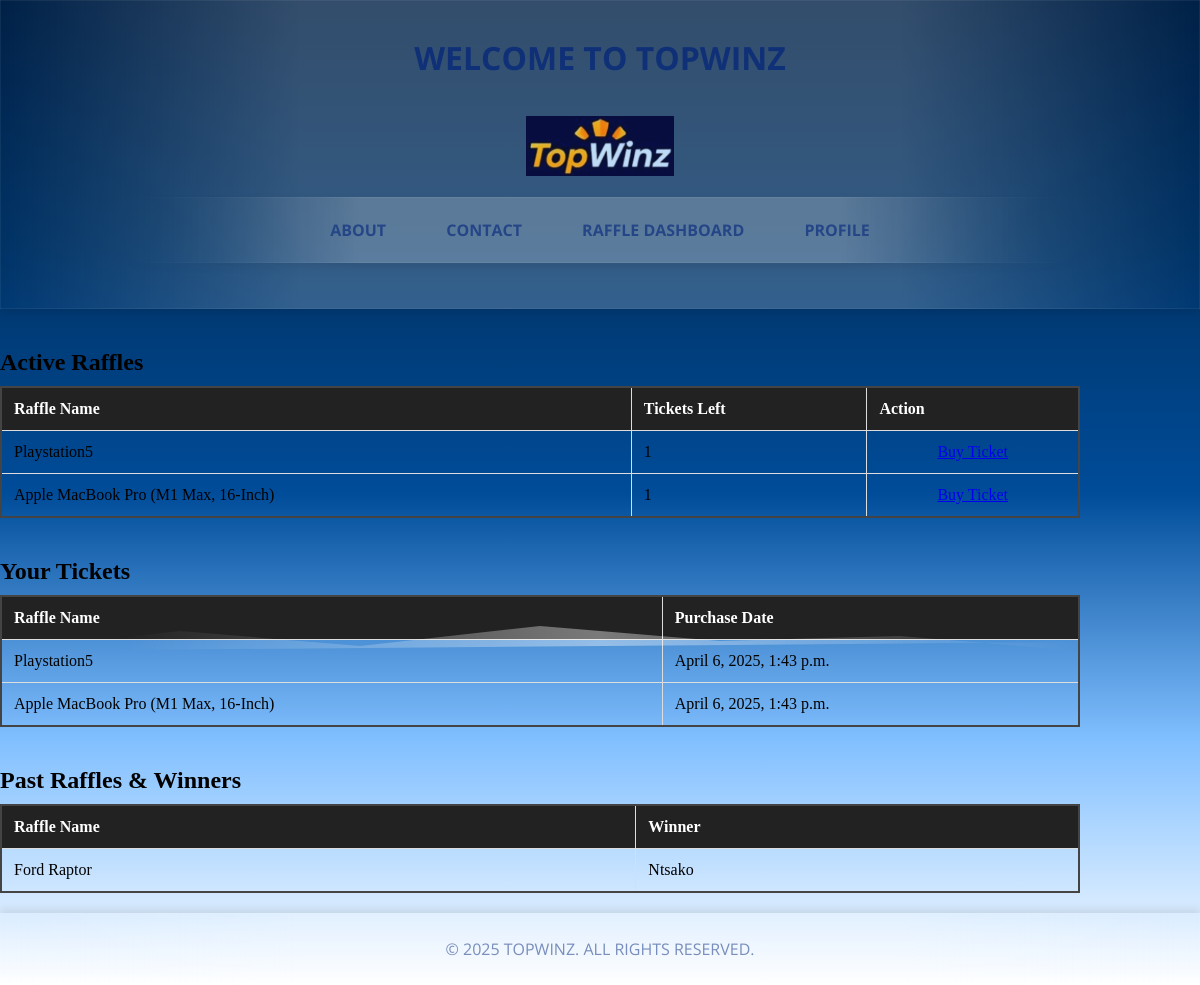
The page /Topwinz_app/raffles/ (signed in) on the database its author committed.
### Topwinz_app/models.py (models this page shows, shortened)
class Raffle(models.Model):
    name = models.CharField(max_length=255)
    image = models.ImageField(upload_to="raffle_images/")
    ticket_price = models.DecimalField(max_digits=10, decimal_places=2)
    total_tickets = models.IntegerField()
    is_active = models.BooleanField(default=True)
    started = models.BooleanField(default=False)  # Marks if raffle has started
    ended = models.BooleanField(default=False)  # New field for clarity
    winner = models.ForeignKey(User, on_delete=models.SET_NULL, null=True, blank=True)
    start_time = models.DateTimeField(null=True, blank=True)  # Track the time when the raffle starts
    countdown_seconds = models.IntegerField(default=10)  # Countdown duration in seconds, set to 10 for 10 seconds
    tickets_left = models.IntegerField()

class RaffleEntry(models.Model):
    user = models.ForeignKey(User, on_delete=models.CASCADE)
    raffle = models.ForeignKey(Raffle, on_delete=models.CASCADE)
    purchased_at = models.DateTimeField(auto_now_add=True)

### Topwinz_app/views.py (the view)
# urls.py: path('raffles/', raffle_list, name='raffle_list'),
def raffle_list(request):
    active_raffles = Raffle.objects.filter(tickets_left__gt=0) | Raffle.objects.filter(tickets_left=0, ended=False)
    completed_raffles = Raffle.objects.filter(ended=True)
    user_tickets = RaffleEntry.objects.filter(user=request.user, raffle__in=active_raffles)
    return render(request, 'Topwinz/raffle_list.html', {
        'active_raffles': active_raffles,
        'completed_raffles': completed_raffles,
        'user_tickets': user_tickets
    })

### Topwinz_app/templates/Topwinz/raffle_list.html
{% extends 'Topwinz/layout.html' %}
{% block content %}
<h2>Active Raffles</h2>
<table class="raffle-table">
    <thead>
        <tr>
            <th>Raffle Name</th>
            <th>Tickets Left</th>
            <th>Action</th>
        </tr>
    </thead>
    <tbody>
        {% for raffle in active_raffles %}
        <tr>
            <td>{{ raffle.name }}</td>
            <td>{{ raffle.tickets_left }}</td>
            <td>
                <a href="{% url 'Topwinz_app:buy_ticket' raffle.id %}" class="btn-buy">Buy Ticket</a>
            </td>
        </tr>
        {% empty %}
        <tr>
            <td colspan="3" class="text-center">No active raffles.</td>
        </tr>
        {% endfor %}
    </tbody>
</table>
<h2>Your Tickets</h2>
<table class="raffle-table">
    <thead>
        <tr>
            <th>Raffle Name</th>
            <th>Purchase Date</th>
        </tr>
    </thead>
    <tbody>
        {% for ticket in user_tickets %}
        <tr>
            <td>{{ ticket.raffle.name }}</td>
            <td>{{ ticket.purchased_at|date:"F j, Y, g:i a" }}</td>
        </tr>
        {% empty %}
        <tr>
            <td colspan="2" class="text-center">You haven't bought any tickets yet.</td>
        </tr>
        {% endfor %}
    </tbody>
</table>
<h2>Past Raffles & Winners</h2>
<table class="raffle-table">
    <thead>
        <tr>
            <th>Raffle Name</th>
            <th>Winner</th>
        </tr>
    </thead>
    <tbody>
        {% for raffle in completed_raffles %}
        <tr>
            <td>{{ raffle.name }}</td>
            <td>{{ raffle.winner}}</td>
        </tr>
        {% empty %}
        <tr>
            <td colspan="2" class="text-center">No completed raffles yet.</td>
        </tr>
        {% endfor %}
    </tbody>
</table>
{% endblock %}

### Topwinz_app/static/Topwinz_app/styles.css (style rules this page uses)
html, body { height: 100%; margin: 0; padding: 0; }
body { background: linear-gradient( to bottom, #002147 0%, #003366 25%, #004c99 50%, #80bfff 75%, #ffffff 100% ); background-attachment: fixed; min-height: 100vh; overflow-x: hidden; position: relative; }
body::before { content: ""; position: absolute; top: 60%; left: 0; width: 100%; height: 100px; background: linear-gradient( to right, transparent 10%, rgba(255, 255, 255, 0.4) 50%, transparent 90% ); clip-path: polygon(0 60%, 15% 40%, 30% 55%, 45% 35%, 60% 50%, 75% 45%, 90% 60%, 100% 50%); }
* { box-sizing: border-box; }
a { display: block; width: 100%; text-align: center; }
.raffle-table { width: 90%; border-collapse: collapse; margin-bottom: 20px; font-size: 16px; text-align: left; border: 2px solid #444; }
.raffle-table thead { background-color: #222; color: white; }
.raffle-table th, .raffle-table td { padding: 12px; border: 1px solid #ddd; border-bottom: 1px solid #ddd; }
h2 { margin-top: 40px; margin-bottom: 10px; }

### rows shown on the page
Raffle: name "Playstation5", tickets_left "1"
Raffle: name "Apple MacBook Pro (M1 Max, 16-Inch)", tickets_left "1"
RaffleEntry: raffle.name "Playstation5", purchased_at "April 6, 2025, 1:43 p.m."
RaffleEntry: raffle.name "Apple MacBook Pro (M1 Max, 16-Inch)", purchased_at "April 6, 2025, 1:43 p.m."
Raffle: name "Ford Raptor", winner "Ntsako"
